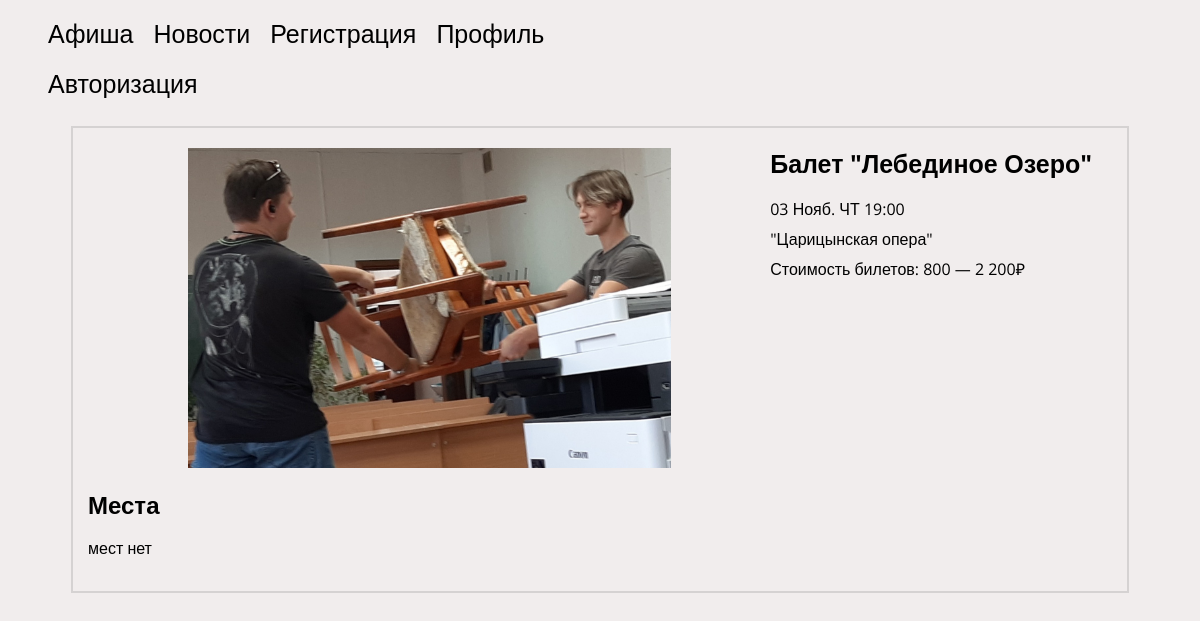
Page /theatre.php?posterid=4 on the earlier database version.
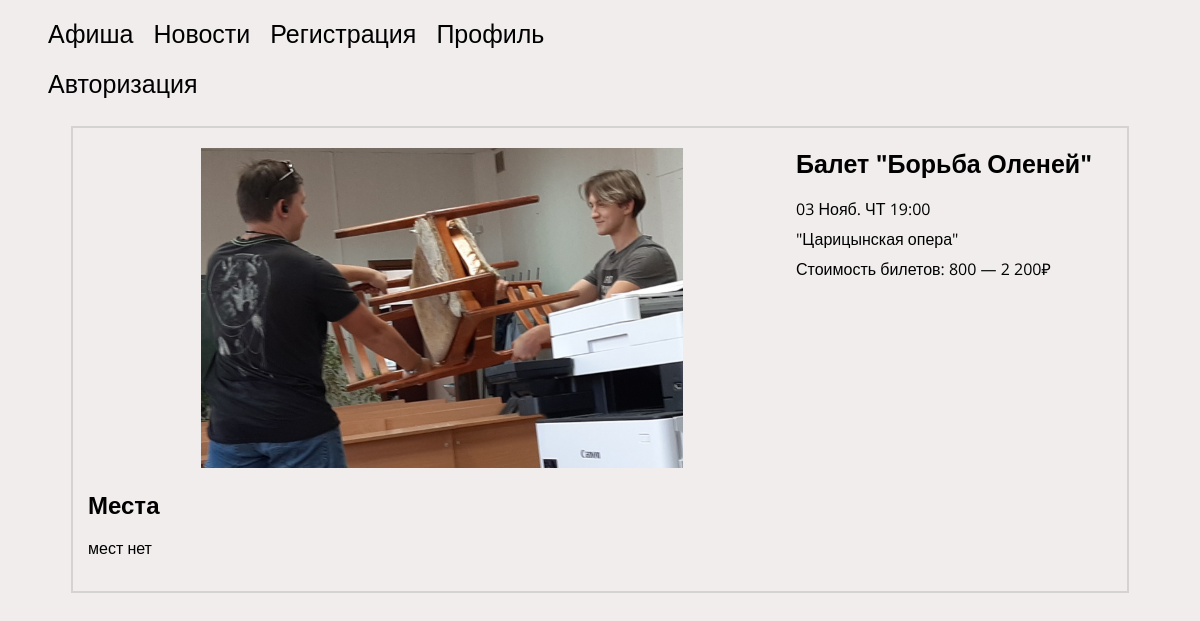
Same page on the later database version.
### tables this page shows
CREATE TABLE `poster` (
  `id` int NOT NULL,
  `img` varchar(255) NOT NULL,
  `name` varchar(255) NOT NULL,
  `date` varchar(255) NOT NULL,
  `place` varchar(255) NOT NULL,
  `price` varchar(255) NOT NULL
);

### theatre.php (the view, shortened to what this page needs)
<?php include 'connect.php' ?>
<!DOCTYPE html>
<html lang="ru">
<head>
    <link rel="stylesheet" href="/style/style.css">
</head>
<body>
    <header class="header">
        <div class="header-container ">
            <nav class="header-nav">
                <ul class="menu flex">
                    <li>
                        <a href="index.php" class="header-link">Афиша</a>
                    </li>
                    <li>
                        <a href="#">Новости</a>
                    <li>
                        <a href="reg.php">Регистрация</a>
                    </li>
                    </li>
                    <li>
                        <a href="profil.php">Профиль</a>
                    </li>
                </ul>
                <?php
                echo "<ul class='header-cabinet'>";
                if (isset($_SESSION["userid"])) {
                    $currentID = $_SESSION["userid"];
                    $loginSelect = "SELECT login FROM `user` WHERE id = '$currentID'";
                    $loginResult = mysqli_query($conn, $loginSelect);
                    $loginFetch = mysqli_fetch_array($loginResult);
                    echo "<span class ='nameclass'>" . $loginFetch['login'] . "</span>";
                    echo "<a href='exit.php'>" . " выйти?" . "</a>";
                } else {
                    echo "<a href='auth.php'>" . "Авторизация" . "</a>";
                }
                echo "</ul>"
                ?>
            </nav>
        </div>
    </header>
    <main class="main">
        <section class="section theatre-about__section">
            <div class="container theatre-about__container">
                <?php
                $poster = $_GET['posterid'];
                $posterIDSelect = "SELECT * FROM `poster` WHERE id = '$poster'";
                $posterIDSelectResult = mysqli_query($conn, $posterIDSelect);
                $posterZalSelect = "SELECT * FROM `theatrezal` WHERE id_poster = '$poster' AND sit_status = 'свободное'";
                $posterZalSelectResult = mysqli_query($conn, $posterZalSelect);
                $posterZalAssoc = mysqli_fetch_assoc($posterZalSelectResult);
                foreach ($posterIDSelectResult as $posterIDRow) {
                    echo "<div class='theatre-about_wrapper'>";
                    echo "<img src='img/" . $posterIDRow['img'] . "' class='theatre__image' alt=''>";
                    echo "<div class='theatre-about__content__wrapper'>";
                    echo "<h2 class='about__header'>" .
                        "<a href='index.php?name=' class='about__link'>" . $posterIDRow['name'] . "</a>" .
                        "</h2>";
                    echo "<span class='theatre-about__span'>" . "$posterIDRow[date]" . "</span>";
                    echo "<span class='theatre-about__span'>" . "$posterIDRow[place]" . "</span>";
                    echo "<span class='theatre-about__span'>" . "Стоимость билетов:&nbsp;" . "$posterIDRow[price]" . "</span>";
                    echo "</div>";
                    echo "</div>";
                }
                echo "<h2 class='about__header'>Места</h2>";
                if (empty($posterZalAssoc) && !isset($_GET['placeid'])) {
                    echo "<p class='sit_empty'>" . "мест нет" . "</p>";
                }
                ?>
            </div>
        </section>
    </main>
</body>
</html>

Differences in the rows shown:
changed poster "03 Нояб. ЧТ 19:00": name "Балет \"Лебединое Озеро\"" → "Балет \"Борьба Оленей\""
